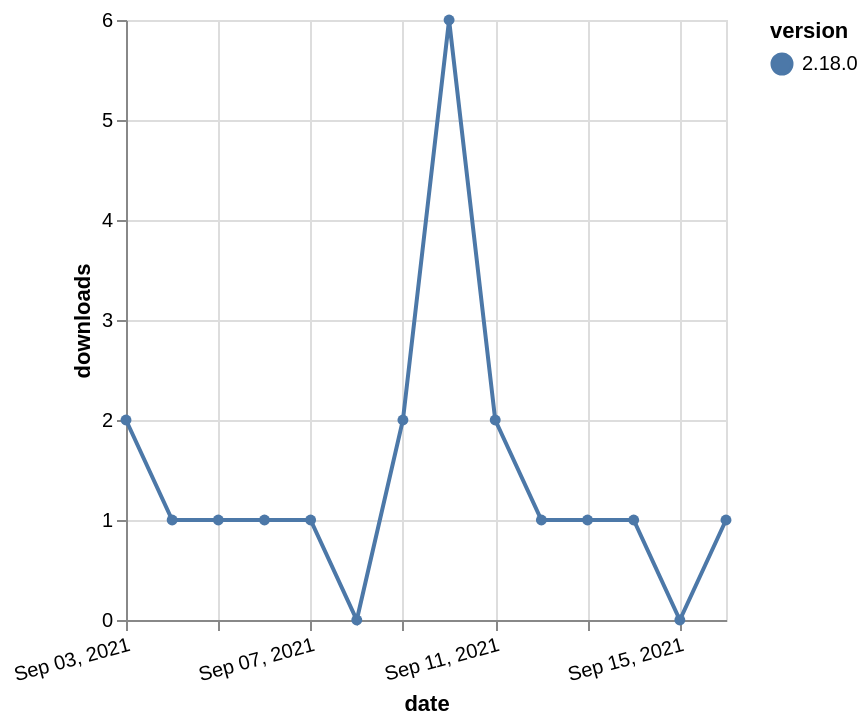

This figure's Vega-Lite source:
### Vega-Lite specification from a JSON file in a GitHub repository (floating-point values rounded to 4 significant figures)
{"$schema": "https://vega.github.io/schema/vega-lite/v5.json", "description": "A simple bar chart with embedded data.", "data": {"values": [{"date": "2021-09-03", "total": 506, "delta": 2, "version": "2.18.0"}, {"date": "2021-09-04", "total": 507, "delta": 1, "version": "2.18.0"}, {"date": "2021-09-05", "total": 508, "delta": 1, "version": "2.18.0"}, {"date": "2021-09-06", "total": 509, "delta": 1, "version": "2.18.0"}, {"date": "2021-09-07", "total": 510, "delta": 1, "version": "2.18.0"}, {"date": "2021-09-08", "total": 510, "delta": 0, "version": "2.18.0"}, {"date": "2021-09-09", "total": 512, "delta": 2, "version": "2.18.0"}, {"date": "2021-09-10", "total": 518, "delta": 6, "version": "2.18.0"}, {"date": "2021-09-11", "total": 520, "delta": 2, "version": "2.18.0"}, {"date": "2021-09-12", "total": 521, "delta": 1, "version": "2.18.0"}, {"date": "2021-09-13", "total": 522, "delta": 1, "version": "2.18.0"}, {"date": "2021-09-14", "total": 523, "delta": 1, "version": "2.18.0"}, {"date": "2021-09-15", "total": 523, "delta": 0, "version": "2.18.0"}, {"date": "2021-09-16", "total": 524, "delta": 1, "version": "2.18.0"}]}, "width": "container", "mark": {"type": "line", "point": {"filled": true}}, "encoding": {"x": {"field": "date", "type": "temporal", "timeUnit": "yearmonthdate", "title": "date", "axis": {"labelAngle": -15}}, "y": {"field": "delta", "type": "quantitative", "title": "downloads"}, "color": {"field": "version", "type": "nominal"}, "tooltip": {"field": "delta"}}}
